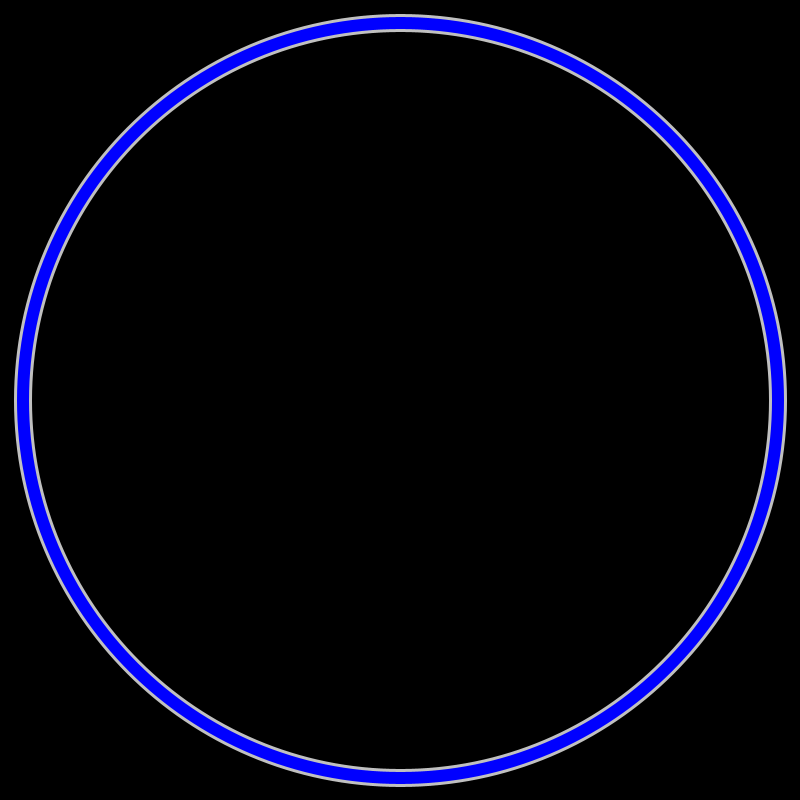
Frame 1 (no input)
Frame 60 (the mouse pressed at the canvas centre just before this capture): identical to frame 1, image omitted
Frame 120 (the mouse held since frame 60 and released just before this capture): identical to frame 1, image omitted

The Processing sketch that drew this single still picture (run headless with seeded random() and noise(); from frame 60 on, the mouse is pressed at the canvas centre):

// Processing sketch: Magnets
// ── Magnets.pde
ArrayList<Magnet> magnet;
float k = 9*pow(10, 5); // k = 9*pow(10, 9)
float raioBorda = 370;
float clickCont = 0;

void setup()
{
  size(800, 800);

  magnet = new ArrayList<Magnet>();

  //magnet.add(new Magnet(0, 0, 2));
}

void draw()
{
  translate(width/2, height/2);
  background(0);

  fill(0, 0, 255);
  stroke(192);
  strokeWeight(3);
  ellipse(0, 0, 2*raioBorda+30, 2*raioBorda+30);

  fill(0);
  ellipse(0, 0, 2*raioBorda, 2*raioBorda);

  for (Magnet m : magnet)
  {
    m.forca.x = 0;
    m.forca.y = 0;
  }

  for (int i=0; i<magnet.size(); i++)
  {
    for (int j=i+1; j<magnet.size(); j++)
    {
      // F = (k*q1*q2) / d^2
      // F = m*a
      // a = F/m

      float d = dist(magnet.get(i).pos.x, magnet.get(i).pos.y, magnet.get(j).pos.x, magnet.get(j).pos.y);
      float ang = atan2(magnet.get(j).pos.y-magnet.get(i).pos.y, magnet.get(j).pos.x-magnet.get(i).pos.x);
      float totalF = abs(k * magnet.get(i).carga * magnet.get(j).carga) / pow(d, 2);

      // co/h = sin(a);
      // ca/h = cos(a);
      // y = co = h*sin(a);
      // x = ca = h*cos(a);

      float c1 = magnet.get(i).carga;
      float c2 = magnet.get(j).carga;

      if (sinal(c1) == sinal(c2))
      {
        // REPELE (SINAIS IGUAIS)
        if (d < magnet.get(i).massa/4 + magnet.get(j).massa/4)
        {
          float sobreposicao = magnet.get(i).massa/4 + magnet.get(j).massa/4 - d;
          sobreposicao+=5;
          magnet.get(i).pos.x -= sobreposicao/2.0*cos(ang);
          magnet.get(i).pos.y -= sobreposicao/2.0*sin(ang);
          magnet.get(j).pos.x += sobreposicao/2.0*cos(ang);
          magnet.get(j).pos.y += sobreposicao/2.0*sin(ang);
        } else
        {
          magnet.get(i).forca.x -= totalF*cos(ang);
          magnet.get(i).forca.y -= totalF*sin(ang);
          magnet.get(j).forca.x += totalF*cos(ang);
          magnet.get(j).forca.y += totalF*sin(ang);
        }
      } else
      {
        // ATRAI (SINAIS DIFERENTES)
        if (d < magnet.get(i).massa/4 + magnet.get(j).massa/4)
        {
          float sobreposicao = magnet.get(i).massa/4 + magnet.get(j).massa/4 - d;
          //sobreposicao+=5;
          magnet.get(i).pos.x -= sobreposicao/2.0*cos(ang);
          magnet.get(i).pos.y -= sobreposicao/2.0*sin(ang);
          magnet.get(j).pos.x += sobreposicao/2.0*cos(ang);
          magnet.get(j).pos.y += sobreposicao/2.0*sin(ang);

          magnet.get(i).forca.x = 0;
          magnet.get(i).forca.y = 0;
          magnet.get(j).forca.x = 0;
          magnet.get(j).forca.y = 0;
        } else
        {
          magnet.get(i).forca.x += totalF*cos(ang);
          magnet.get(i).forca.y += totalF*sin(ang);
          magnet.get(j).forca.x -= totalF*cos(ang);
          magnet.get(j).forca.y -= totalF*sin(ang);
        }
      }
    }
  }

  /// CONSIDERANDO BORDA
  for (Magnet m : magnet)
  {
    for (float a=0; a<TWO_PI; a+=0.01)
    {
      PVector borda = new PVector(raioBorda*cos(a), raioBorda*sin(a));
      float cargaBorda = 10/(TWO_PI/0.01);
      // F = (k*q1*q2) / d^2
      // F = m*a
      // a = F/m

      float d = dist(m.pos.x, m.pos.y, borda.x, borda.y);
      float ang = atan2(borda.y-m.pos.y, borda.x-m.pos.x);
      float totalF = abs(k * m.carga * cargaBorda) / pow(d, 2);

      // co/h = sin(a);
      // ca/h = cos(a);
      // y = co = h*sin(a);
      // x = ca = h*cos(a);

      /*if (m.carga > 0)
      {*/
        m.forca.x -= totalF*cos(ang);
        m.forca.y -= totalF*sin(ang);
      /*} else
      {
        m.forca.x += totalF*cos(ang);
        m.forca.y += totalF*sin(ang);
        
        if (d < 20)
        {
          m.pos.x = (raioBorda - m.massa/4 - 5) * cos(-ang);
          m.pos.y = (raioBorda - m.massa/4 - 5) * sin(-ang);
          m.forca.x = 0;
          m.forca.y = 0;
        }
      }*/
    }
  }

  for (int i=magnet.size()-1; i>=0; i--)
  {
    if (sqrt(pow(magnet.get(i).pos.x, 2) + pow(magnet.get(i).pos.y, 2)) > raioBorda)
    {
      magnet.remove(i);
    }
  }

  for (Magnet m : magnet)
  {
    m.update();
    m.show();
  }

  clickCont++;

  println(magnet.size() + " imã" + (magnet.size()>1 ? "s" : "") + " no recipiente");
}

int sinal(float value)
{
  return (value == abs(value)) ? 1 : -1;
}

void mouseClicked()
{
  if (clickCont>10)
  {
    clickCont = 0;

    if (mouseButton == LEFT)
    {
      magnet.add(new Magnet(mouseX-width/2, mouseY-height/2, 1));
    } else if (mouseButton == RIGHT)
    {
      magnet.add(new Magnet(mouseX-width/2, mouseY-height/2, -1));
    } else
    {
      // SCROLL CLICK
      for (int i=magnet.size()-1; i>=0; i--)
      {
        if (dist(mouseX-width/2, mouseY-height/2, magnet.get(i).pos.x, magnet.get(i).pos.y) < magnet.get(i).massa/4)
        {
          magnet.remove(i);
        }
      }
    }
  }
}
// ── Magnet.pde
class Magnet
{
  PVector pos, vel, acc, forca;
  float massa = 80;
  float carga;
  
  Magnet(float px, float py, float q)
  {
    carga = q;
    pos = new PVector(px, py);
    vel = new PVector(0, 0);
    acc = new PVector(0, 0);
    forca = new PVector(0, 0);
  }
  
  void update()
  {
    // F = (k*q1*q2) / d^2
    // F = m*a
    // a = F/m
    /*float F = 0;
    
    for(Magnet m : magnet)
    {
      float d = dist(pos.x, pos.y, m.pos.x, m.pos.y);
      F += (k * carga * m.carga) / pow(d,2);
    }*/
    
    acc.x = forca.x/massa;
    acc.y = forca.y/massa;
    
    vel.x += acc.x;
    vel.y += acc.y;
    
    pos.x += vel.x;
    pos.y += vel.y;
    
    vel.x *= 0.99;
    vel.y *= 0.99;
  }
  
  void show()
  { 
    if(carga > 0)
    {
    fill(0, 0, 255);
    ellipse(pos.x, pos.y, massa/2, massa/2);
    line(pos.x-massa/8, pos.y, pos.x+massa/8, pos.y);
    line(pos.x, pos.y-massa/8, pos.x, pos.y+massa/8);
    }
    else
    {
      fill(255, 0, 0);
    ellipse(pos.x, pos.y, massa/2, massa/2);
    line(pos.x-massa/8, pos.y, pos.x+massa/8, pos.y);
    }
  }
  
  /*void pop()
  {
    
  }*/
}
